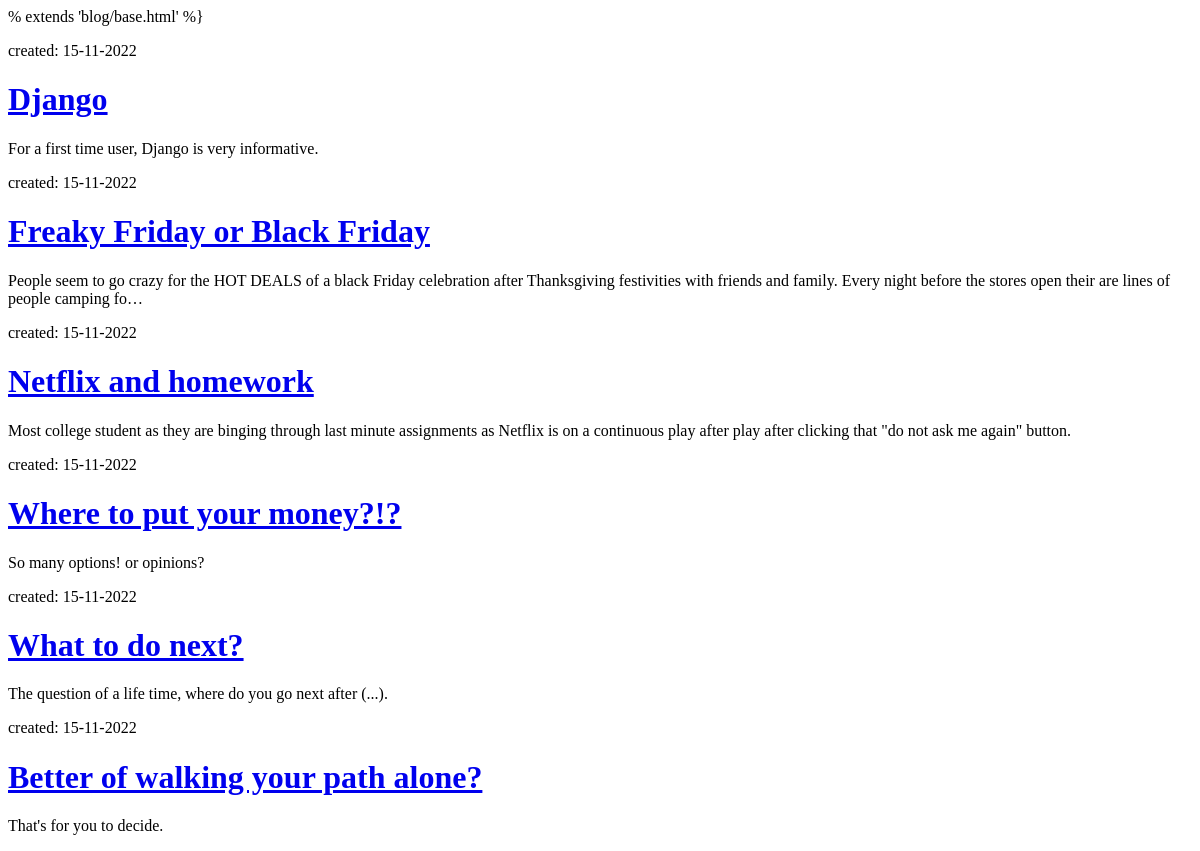
Page /drafts/ on the earlier database version.
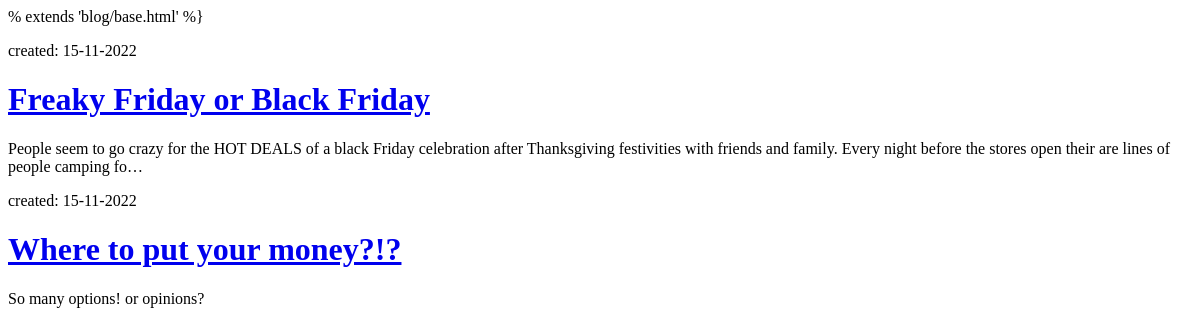
Same page on the later database version.
### blog/models.py (models this page shows, shortened)
class Post(models.Model):
    author = models.ForeignKey(
        settings.AUTH_USER_MODEL, on_delete=models.CASCADE)
    title = models.CharField(max_length=200)
    text = models.TextField()
    created_date = models.DateTimeField(default=timezone.now)
    published_date = models.DateTimeField(blank=True, null=True)

### blog/views.py (the view)
# urls.py: path('drafts/', views.post_draft_list, name='post_draft_list'),
def post_draft_list(request):
    posts = Post.objects.filter(published_date__isnull=True).order_by('created_date')
    return render(request, 'blog/post_draft_list.html', {'posts': posts})

### blog/templates/blog/post_draft_list.html (shortened to what this page needs)
{% block content %}
    {% for post in posts %}
        <div class="post">
            <p class="date">created: {{ post.created_date|date:'d-m-Y' }}</p>
            <h1><a href="{% url 'post_detail' pk=post.pk %}">{{ post.title }}</a></h1>
            <p>{{ post.text|truncatechars:200 }}</p>
        </div>
    {% endfor %}
{% endblock %}

Differences in the rows shown:
no longer on this page (row edited): Post: created_date "15-11-2022", title "Django", text "For a first time user, Django is very informative."
no longer on this page (row edited): Post: created_date "15-11-2022", title "Netflix and homework", text "Most college student as they are binging through last minute assignments as Netflix is on a continuous play after play after clicking that \"do not ask me again\" button."
no longer on this page (row edited): Post: created_date "15-11-2022", title "What to do next?", text "The question of a life time, where do you go next after (...)."
no longer on this page (row edited): Post: created_date "15-11-2022", title "Better of walking your path alone?", text "That's for you to decide."
